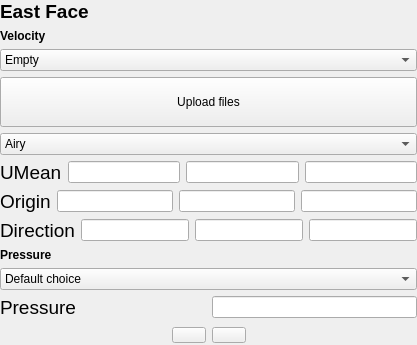
         <widget class="QWidget" name="C_Notused">
          <layout class="QVBoxLayout" name="verticalLayout_39">
           <property name="leftMargin">
            <number>0</number>
           </property>
           <property name="topMargin">
            <number>0</number>
           </property>
           <property name="rightMargin">
            <number>0</number>
           </property>
           <property name="bottomMargin">
            <number>0</number>
           </property>
           <item>
            <widget class="QLabel" name="GeoA_InterfaceLabel_16">
             <property name="font">
              <font>
               <pointsize>14</pointsize>
               <weight>75</weight>
               <bold>true</bold>
              </font>
             </property>
             <property name="text">
              <string>&lt;html&gt;&lt;head/&gt;&lt;body&gt;&lt;p&gt;East Face&lt;/p&gt;&lt;/body&gt;&lt;/html&gt;</string>
             </property>
            </widget>
           </item>
           <item>
            <widget class="QLabel" name="label_66">
             <property name="font">
              <font>
               <weight>75</weight>
               <bold>true</bold>
              </font>
             </property>
             <property name="text">
              <string>Velocity</string>
             </property>
            </widget>
           </item>
           <item>
            <widget class="QComboBox" name="comboBox_23">
             <item>
              <property name="text">
               <string>Empty</string>
              </property>
             </item>
             <item>
              <property name="text">
               <string>Inlet: Constant velocity</string>
              </property>
             </item>
             <item>
              <property name="text">
               <string>Inlet: Wave input</string>
              </property>
             </item>
             <item>
              <property name="text">
               <string>Inlet: Time-varying uniform velocity</string>
              </property>
             </item>
             <item>
              <property name="text">
               <string>Inlet: Time-varying non-uniform velocity</string>
              </property>
             </item>
             <item>
              <property name="text">
               <string>Outlet: Phase-mean velocity</string>
              </property>
             </item>
             <item>
              <property name="text">
               <string>Outlet: flowRateOutletVelocity</string>
              </property>
             </item>
             <item>
              <property name="text">
               <string>Outlet: inletOutlet</string>
              </property>
             </item>
             <item>
              <property name="text">
               <string>Wall: noSlip</string>
              </property>
             </item>
            </widget>
           </item>
           <item>
            <widget class="QPushButton" name="pushButton_40">
             <property name="text">
              <string>
Upload files
</string>
             </property>
            </widget>
           </item>
           <item>
            <widget class="QComboBox" name="comboBox_24">
             <item>
              <property name="text">
               <string>Airy</string>
              </property>
             </item>
             <item>
              <property name="text">
               <string>Stokes2</string>
              </property>
             </item>
             <item>
              <property name="text">
               <string>Stokes5</string>
              </property>
             </item>
             <item>
              <property name="text">
               <string>Solitary</string>
              </property>
             </item>
             <item>
              <property name="text">
               <string>Custom</string>
              </property>
             </item>
            </widget>
           </item>
           <item>
            <layout class="QHBoxLayout" name="horizontalLayout_84">
             <item>
              <widget class="QLabel" name="label_67">
               <property name="font">
                <font>
                 <pointsize>14</pointsize>
                </font>
               </property>
               <property name="text">
                <string>UMean</string>
               </property>
              </widget>
             </item>
             <item>
              <widget class="QLineEdit" name="lineEdit_119"/>
             </item>
             <item>
              <widget class="QLineEdit" name="lineEdit_120"/>
             </item>
             <item>
              <widget class="QLineEdit" name="lineEdit_121"/>
             </item>
            </layout>
           </item>
           <item>
            <layout class="QHBoxLayout" name="horizontalLayout_85">
             <item>
              <widget class="QLabel" name="label_68">
               <property name="font">
                <font>
                 <pointsize>14</pointsize>
                </font>
               </property>
               <property name="text">
                <string>Origin</string>
               </property>
              </widget>
             </item>
             <item>
              <widget class="QLineEdit" name="lineEdit_122"/>
             </item>
             <item>
              <widget class="QLineEdit" name="lineEdit_123"/>
             </item>
             <item>
              <widget class="QLineEdit" name="lineEdit_124"/>
             </item>
            </layout>
           </item>
           <item>
            <layout class="QHBoxLayout" name="horizontalLayout_86">
             <item>
              <widget class="QLabel" name="label_69">
               <property name="font">
                <font>
                 <pointsize>14</pointsize>
                </font>
               </property>
               <property name="text">
                <string>Direction</string>
               </property>
              </widget>
             </item>
             <item>
              <widget class="QLineEdit" name="lineEdit_125"/>
             </item>
             <item>
              <widget class="QLineEdit" name="lineEdit_126"/>
             </item>
             <item>
              <widget class="QLineEdit" name="lineEdit_127"/>
             </item>
            </layout>
           </item>
           <item>
            <widget class="QLabel" name="label_70">
             <property name="font">
              <font>
               <weight>75</weight>
               <bold>true</bold>
              </font>
             </property>
             <property name="text">
              <string>Pressure</string>
             </property>
            </widget>
           </item>
           <item>
            <widget class="QComboBox" name="comboBox_25">
             <item>
              <property name="text">
               <string>Default choice</string>
              </property>
             </item>
             <item>
              <property name="text">
               <string>Inlet / Outlet / Wall: Zero gradient</string>
              </property>
             </item>
             <item>
              <property name="text">
               <string>Inlet: Calculated pressure</string>
              </property>
             </item>
             <item>
              <property name="text">
               <string>Outlet: Total pressure</string>
              </property>
             </item>
             <item>
              <property name="text">
               <string>Wall: Fixed flux</string>
              </property>
             </item>
            </widget>
           </item>
           <item>
            <layout class="QHBoxLayout" name="horizontalLayout_87" stretch="1,1">
             <item>
              <widget class="QLabel" name="label_71">
               <property name="font">
                <font>
                 <pointsize>14</pointsize>
                </font>
               </property>
               <property name="text">
                <string>Pressure</string>
               </property>
              </widget>
             </item>
             <item>
              <widget class="QLineEdit" name="lineEdit_128"/>
             </item>
            </layout>
           </item>
           <item>
            <layout class="QHBoxLayout" name="horizontalLayout_88" stretch="0,0,0,0">
             <item>
              <spacer name="horizontalSpacer_31">
               <property name="orientation">
                <enum>Qt::Horizontal</enum>
               </property>
               <property name="sizeHint" stdset="0">
                <size>
                 <width>40</width>
                 <height>20</height>
                </size>
               </property>
              </spacer>
             </item>
             <item>
              <widget class="QPushButton" name="pushButton_41">
               <property name="styleSheet">
                <string notr="true">QPushButton {
    border-image: url(:/images/images/previous.png) 10;
    border-width: 0px;                         
    padding: 0px 0px;
    min-height: 10px;
    min-width: 10px;
}

QPushButton:hover {
    border-image: url(:/images/images/previous.png) 10;
}

QPushButton:pressed {
    color: lightgray;
    border-image: url(:/images/images/previous-invert.png) 10;
    padding-top: 0px;
    padding-bottom: 0px;
}

</string>
               </property>
               <property name="text">
                <string/>
               </property>
              </widget>
             </item>
             <item>
              <widget class="QPushButton" name="pushButton_42">
               <property name="styleSheet">
                <string notr="true">QPushButton {
    border-image: url(:/images/images/next.png) 10;
    border-width: 0px;                         
    padding: 0px 0px;
    min-height: 10px;
    min-width: 10px;
}

QPushButton:hover {
    border-image: url(:/images/images/next.png) 10;
}

QPushButton:pressed {
    color: lightgray;
    border-image: url(:/images/images/next-invert.png) 10;
    padding-top: 0px;
    padding-bottom: 0px;
}

</string>
               </property>
               <property name="text">
                <string/>
               </property>
              </widget>
             </item>
             <item>
              <spacer name="horizontalSpacer_32">
               <property name="orientation">
                <enum>Qt::Horizontal</enum>
               </property>
               <property name="sizeHint" stdset="0">
                <size>
                 <width>40</width>
                 <height>20</height>
                </size>
               </property>
              </spacer>
             </item>
            </layout>
           </item>
          </layout>
         </widget>
